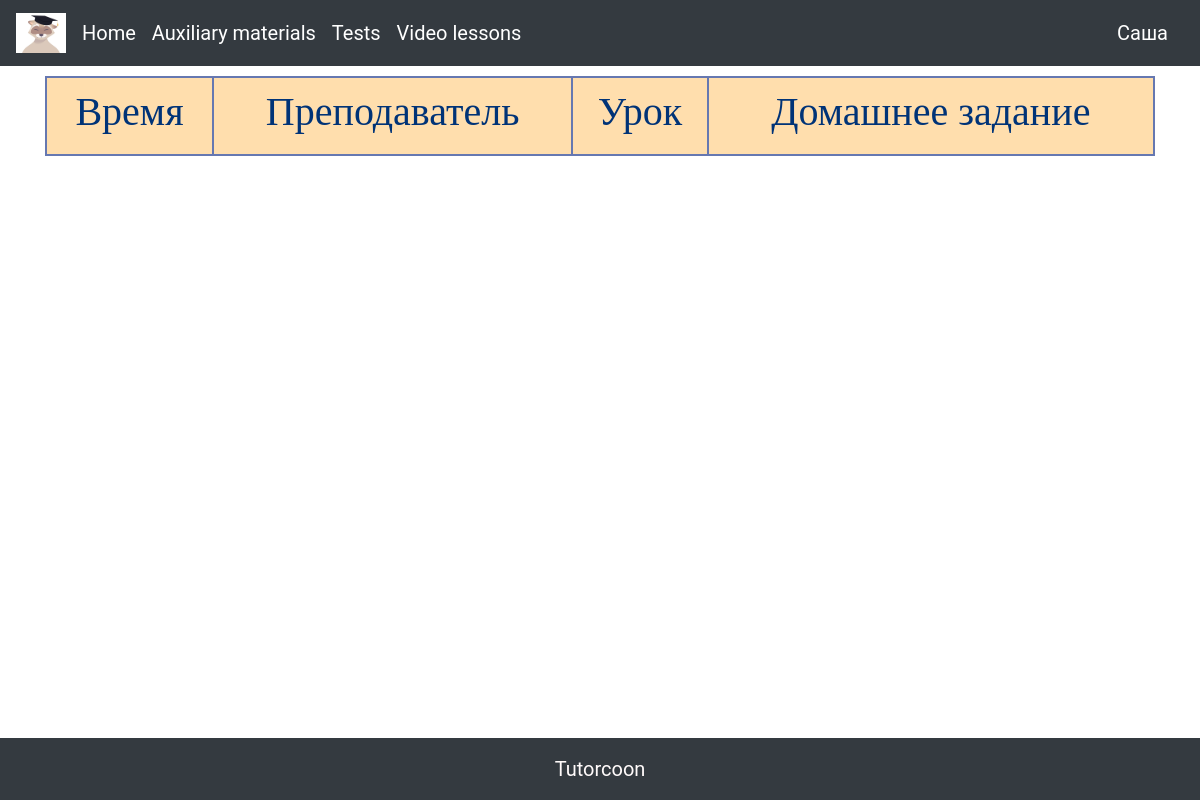
Page /day/1 (signed in) on the earlier database version.
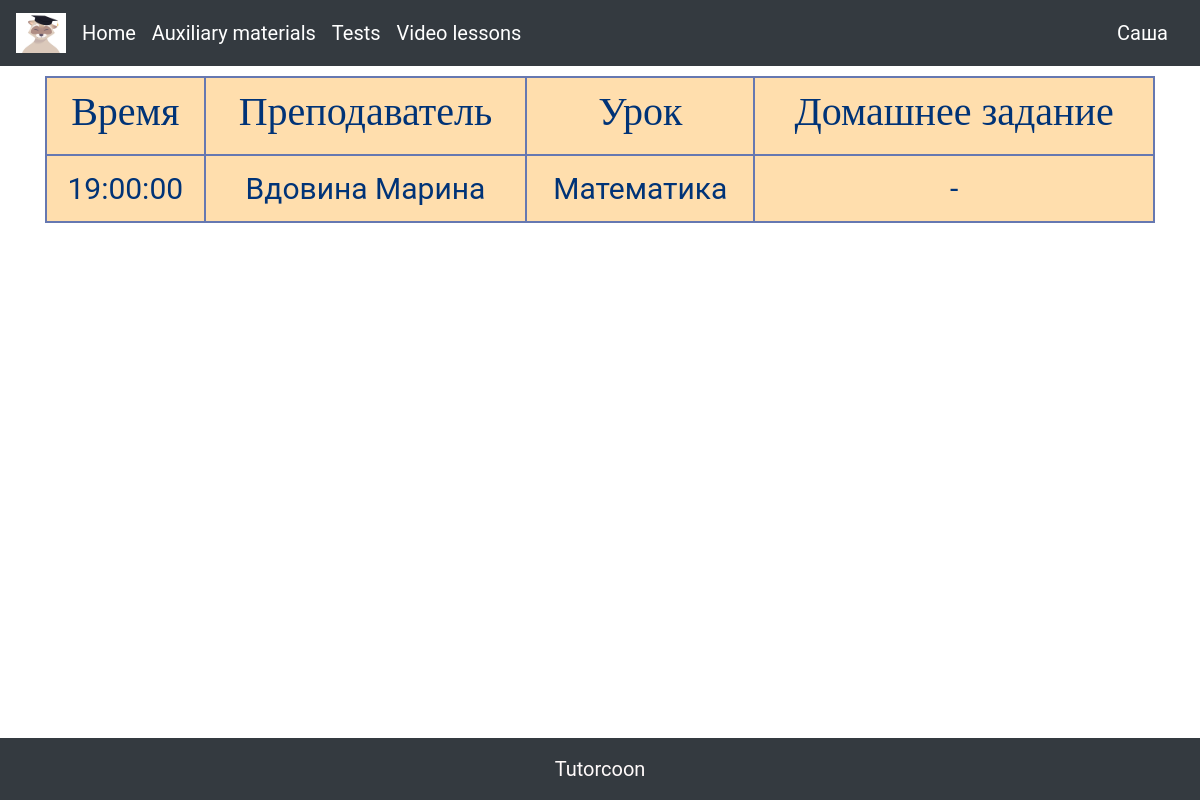
Same page on the later database version.
### data/users.py (models this page shows, shortened)
class User(SqlAlchemyBase, UserMixin):
    __tablename__ = 'all_users'
    id = sqlalchemy.Column(sqlalchemy.Integer, primary_key=True, autoincrement=True)
    name = sqlalchemy.Column(sqlalchemy.String, nullable=True)
    surname = sqlalchemy.Column(sqlalchemy.String, nullable=True)
    phone_number = sqlalchemy.Column(sqlalchemy.String, nullable=True)
    email = sqlalchemy.Column(sqlalchemy.String, nullable=True)
    avatar = sqlalchemy.Column(sqlalchemy.String, nullable=True)
    status = sqlalchemy.Column(sqlalchemy.String, nullable=True)
    hashed_password = sqlalchemy.Column(sqlalchemy.String, nullable=True)
    students = orm.relationship("Student", backref="all_users")
    tutors = orm.relationship("Tutor", backref='all_users')
    parents = orm.relationship("Parent", backref='all_users')

### data/lessons.py (models this page shows, shortened)
class Lesson(SqlAlchemyBase, UserMixin):
    __tablename__ = 'lessons'
    id = sqlalchemy.Column(sqlalchemy.Integer, primary_key=True, autoincrement=True)
    name = sqlalchemy.Column(sqlalchemy.String, nullable=True)
    id_tutor = sqlalchemy.Column(sqlalchemy.Integer, sqlalchemy.ForeignKey('tutors.id_user'))
    students_and_when = sqlalchemy.Column(sqlalchemy.JSON, nullable=True, default={"id_of_students": [],
                                                                                   "when": []})
    homeworks = sqlalchemy.Column(sqlalchemy.JSON, nullable=True, default={})
    scores = sqlalchemy.Column(sqlalchemy.JSON, nullable=True, default={})

### main.py (the view, shortened to what this page needs)
@app.route("/day/<int:number>")
def day(number):
    current_month, current_year = datetime.datetime.today().month, datetime.datetime.today().year
    our_weekday = datetime.datetime(current_year, current_month, number).weekday()
    this_day = str(datetime.datetime(current_year, current_month, number).date())
    db_sess = db_session.create_session()
    sp_all = []
    if current_user.status == 'student':
        student = db_sess.query(Student).filter(Student.id_user == current_user.id).first()
        sp_lessons = student.tutors_and_parents_and_lessons['id_of_lessons']
        for id in sp_lessons:
            lesson = db_sess.query(Lesson).get(id)
            sp_dates = lesson.students_and_when['when']
            for i in sp_dates:
                if our_weekday == i[0]:
                    sp_all.append(i[1])
                    tutor = db_sess.query(User).get(lesson.id_tutor)
                    sp_all.append(f'{tutor.surname} {tutor.name}')
                    sp_all.append(lesson.name)
                    if this_day in lesson.homeworks.keys():
                        sp_all.append('+')
                    else:
                        sp_all.append('-')
                    sp_all.append(lesson.id)
        return render_template("day.html", who="Преподаватель", len_sp=len(sp_all), sp_all=sp_all, this_day=this_day)

### data/db_session.py (called while the page is built)
def create_session() -> Session:
    global __factory
    return __factory()

### main.py (called while the page is built)
@login_manager.user_loader
def load_user(user_id):
    db_sess = db_session.create_session()
    return db_sess.query(User).get(user_id)

### templates/day.html (shortened to what this page needs)
{% extends 'base.html' %}
{% block content %}
<link rel="stylesheet" type="text/css" href="/static/css/day.css">
<link rel="stylesheet" href="https://use.fontawesome.com/releases/v5.5.0/css/all.css">
<table class="container">
	    <thead>
	    	<tr>
			    <th><h1>Время</h1></th>
		    	<th><h1>{{ who }}</h1></th>
		    	<th><h1>Урок</h1></th>
                <th><h1>Домашнее задание</h1></th>
		    </tr>
	    </thead>
        {% for i in range(0, len_sp - 1, 5) %}
        <tr>
            <th><a style="color: #037">{{ sp_all[i] }}</a></th>
            <th><a style="color: #037">{{ sp_all[i + 1] }}</a></th>
            <th><a style="color: #037">{{ sp_all[i + 2] }}</a></th>
            {% if current_user.status == 'tutor' and sp_all[i + 3] == '-' %}
            <th><a href="/add_homework/{{ this_day }}/{{ sp_all[i + 4] }}" style="color: #037">Прикрепить ДЗ</a></th>
            {% elif sp_all[i + 3] == '+' %}
            <th><a href="/watch_homework/{{ this_day }}/{{ sp_all[i + 4] }}" style="color: #037">ДЗ прикреплено</a></th>
            {% else %}
            <th><a style="color: #037">-</a></th>
            {% endif %}
        </tr>
        {% endfor %}
    </table>
{% endblock %}

### templates/base.html (shortened to what this page needs)
<!doctype html>
<html lang="en">
  <head>
    <link rel="stylesheet"
          href="https://stackpath.bootstrapcdn.com/bootstrap/4.4.1/css/bootstrap.min.css"
>
    <link rel="stylesheet" type="text/css" href="/static/css/main.css">
  </head>
  <body>
    <nav class="navbar navbar-expand-lg navbar-dark bg-dark">
      <a href="/" class="navbar-brand">
        <img src="/static/img/html/emblem.jpg" width="50" height="40" alt="logo">
      </a>
      <div class="collapse navbar-collapse" id="navbarSupportedContent">
        <ul class="navbar-nav mr-auto">
          <li class="nav-item active">
            <a class="navbar-brand" href="/">Home</a>
          </li>
          <li class="nav-item active">
            <a class="navbar-brand" href="/help_materials">Auxiliary materials</a>
          </li>
          <li class="nav-item active">
            <a class="navbar-brand" href="/tests">Tests</a>
          </li>
          <li class="nav-item active">
            <a class="navbar-brand" href="/video_lessons">Video lessons</a>
          </li>
        </ul>
      </div>
      <a class="navbar-brand" href="/user_page">{{ current_user.name }}</a>
    </nav>
  <main role="main" class="container">
    {% block content %}{% endblock %}
  </main>
  </body>
<footer class="bg-dark text-center text-lg-start" style="margin-top: 30px">
  <div class="text-center p-3" style="color: Snow; font-family: Roboto; font-size: 20px">
    Tutorcoon
  </div>
</footer>
</html>

### static/css/main.css (style rules this page uses)
body { background-image: url(/static/img/html/main_page_fon.png); background-repeat: no-repeat; background-position: center center; background-attachment: fixed; -webkit-background-size: cover; -moz-background-size: cover; -o-background-size: cover; background-size: cover; }
body { min-height: 100vh; position: relative; margin: 0; padding-bottom: 100px; //height of the footer box-sizing: border-box; }
footer { position: absolute; bottom: 0; width: 100%; }
a { box-sizing: border-box; font-family: 'Roboto'; list-style: none; margin: 0; outline: none; padding: 0; }

### static/css/day.css (style rules this page uses)
table { font-family: "Lucida Sans Unicode", "Lucida Grande", Sans-Serif; font-family: 'FontName'; font-size: 30px; background: #FFDEAD; max-width: 70%; width: 70%; border-collapse: collapse; text-align: center; margin-top: 10px; }
th { font-weight: normal; color: #037; border-right: 2px solid #6678b1; border-left: 2px solid #6678b1; border-bottom: 2px solid #6678b1; border-top: 2px solid #6678b1; padding: 10px 8px; }

Differences in the rows shown:
added Lesson: name "Математика"
Other differences:
new list line: "19:00:00 Вдовина Марина -"
